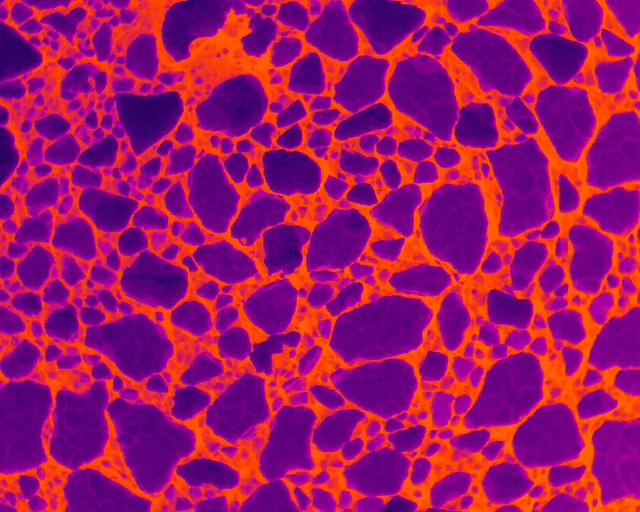
#> input picture data/images/sea_ice_thermal.jpg, 640 x 512 px
$ python canny.py
#> lines starting #> are read from the running program, lines starting #| are printed output that depends on the picture; after the words box and inside, x2 and y2 are one past the last pixel; in counts of white or black regions, pixels touching at a corner belong together
import cv2 as cv
import numpy as np
import matplotlib.pyplot as plt
import os
from pathlib import Path

def canny():
    img_path = str(Path(__file__).parent.parent / "data" / "images" / "sea_ice_thermal.jpg")
    img = cv.imread(img_path)
#> img is the input picture: shape (512, 640, 3); mean B, G, R 100, 20, 158.3
    if img is None:
        raise FileNotFoundError(f"Could not read image at: {os.path.abspath(img_path)}")

    # Prep
    img_gray = cv.cvtColor(img, cv.COLOR_BGR2GRAY)
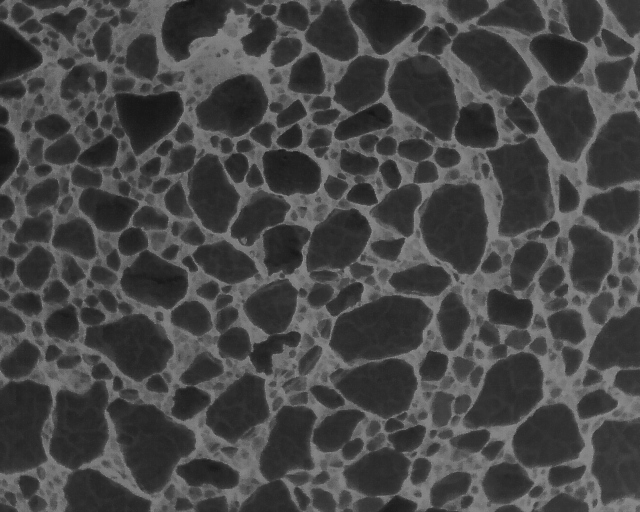
#> img_gray: shape (512, 640); min 20, max 149, mean 70.5
    img_rgb  = cv.cvtColor(img, cv.COLOR_BGR2RGB)

    # --- (A) Denoise (choose ONE) ---
    img_smooth = cv.bilateralFilter(img_gray, d=9, sigmaColor=75, sigmaSpace=75)
    # img_smooth = cv.GaussianBlur(img_gray, (5,5), 1.2)

    # --- (B) Gradients (Sobel) ---
    gx = cv.Sobel(img_smooth, cv.CV_32F, 1, 0, ksize=3)
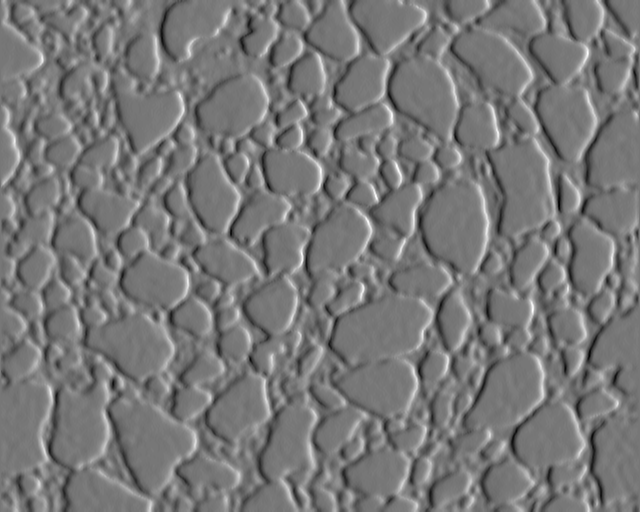
#> gx: shape (512, 640) float32; min -140, max 158, mean 0.3; drawn with min black and max white
    gy = cv.Sobel(img_smooth, cv.CV_32F, 0, 1, ksize=3)
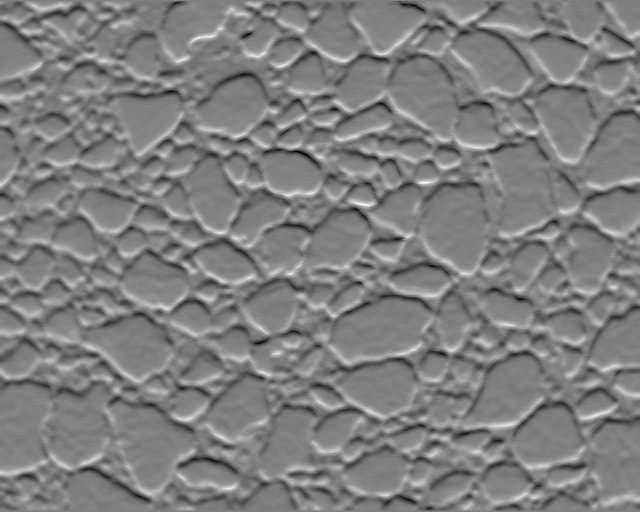
#> gy: shape (512, 640) float32; min -144, max 144, mean 0; drawn with min black and max white
    grad_mag = np.sqrt(gx*gx + gy*gy)
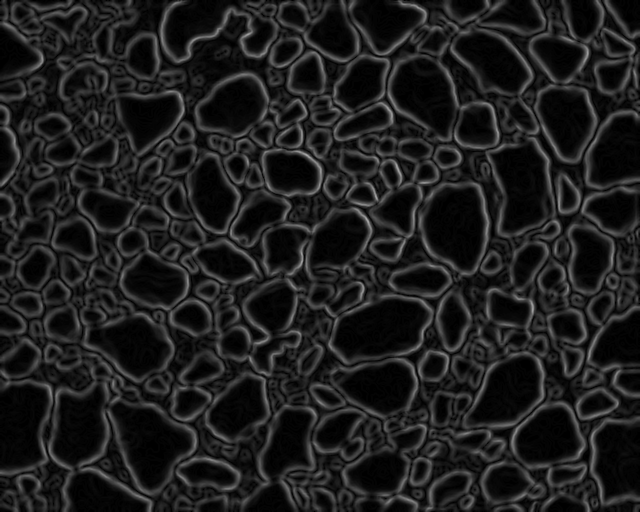
#> grad_mag: shape (512, 640) float32; min 0, max 166.7, mean 30.5

    def norm8(a):
        a = a.astype(np.float32)
        mn, mx = a.min(), a.max()
        if mx - mn < 1e-6:
            return np.zeros_like(a, dtype=np.uint8)
        return (255*(a - mn)/(mx - mn)).astype(np.uint8)

    # --- (C) Canny ---
    LOW_T, HIGH_T = 75, 225
    edges = cv.Canny(img_smooth, LOW_T, HIGH_T)
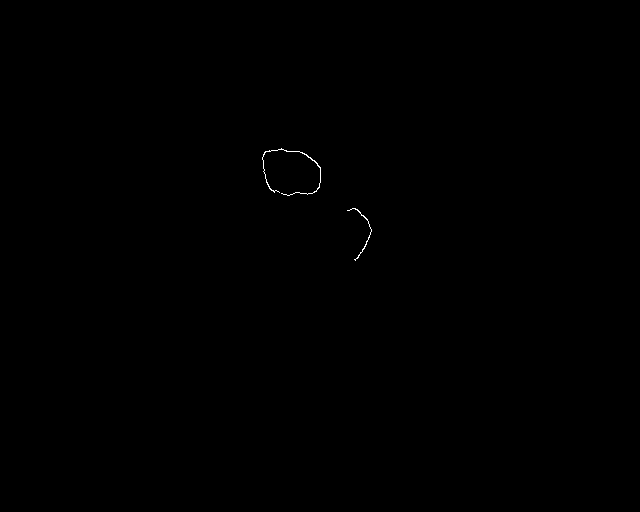
#> edges: shape (512, 640); 0.08% white in thin lines or dots, all inside (x1, y1, x2, y2) = (262, 148, 372, 261)

    # --- (D) Show intermediates ---
    plt.figure(figsize=(12, 7))
    plt.subplot(231); plt.imshow(img_rgb);            plt.title("RGB");        plt.axis('off')
    plt.subplot(232); plt.imshow(img_gray, cmap='gray'); plt.title("Gray");      plt.axis('off')
    plt.subplot(233); plt.imshow(img_smooth, cmap='gray'); plt.title("Smooth");    plt.axis('off')
    plt.subplot(234); plt.imshow(norm8(np.abs(gx)), cmap='gray'); plt.title("Sobel X"); plt.axis('off')
    plt.subplot(235); plt.imshow(norm8(np.abs(gy)), cmap='gray'); plt.title("Sobel Y"); plt.axis('off')
    plt.subplot(236); plt.imshow(edges, cmap='gray'); plt.title("Canny");     plt.axis('off')
    plt.tight_layout()

    # --- NEW: overlay edges in red on original image in a new figure (111) ---
    overlay = img_rgb.copy()
    overlay[edges > 0] = [255, 0, 0]  # mark edge pixels red
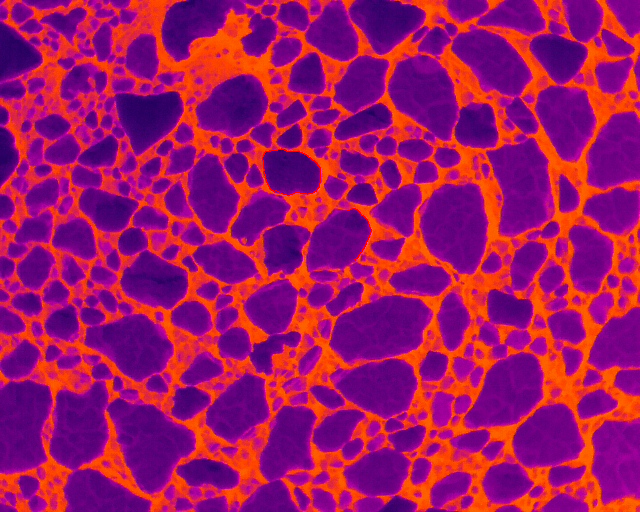
#> overlay: shape (512, 640, 3); mean R, G, B 158.4, 20, 99.9

    plt.figure(111)  # new tab/window
    plt.imshow(overlay)
    plt.title("Edges overlaid (red) on original")
    plt.axis('off')

    plt.show()
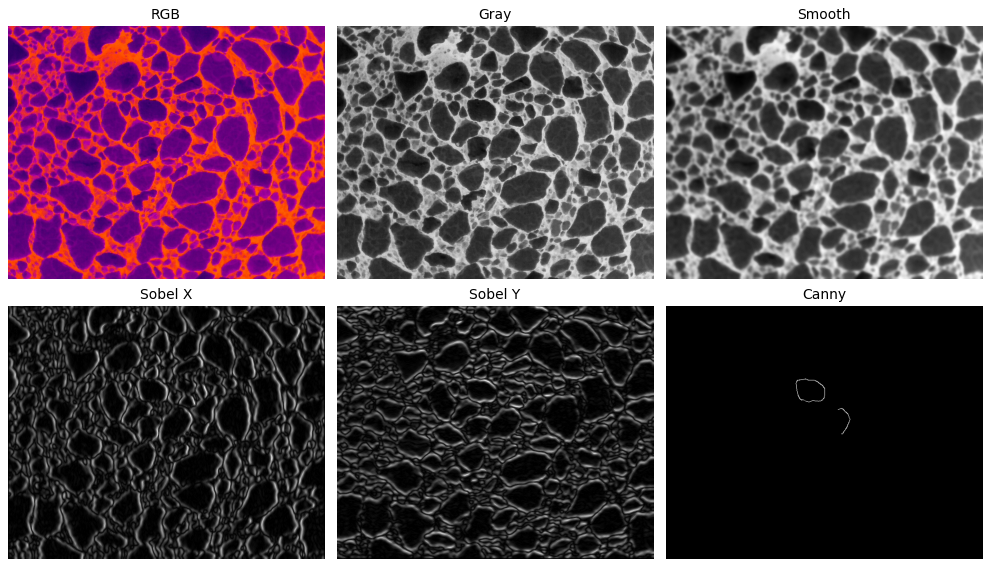
#> figure drawn by matplotlib, 6 panels

if __name__ == "__main__":
    canny()
